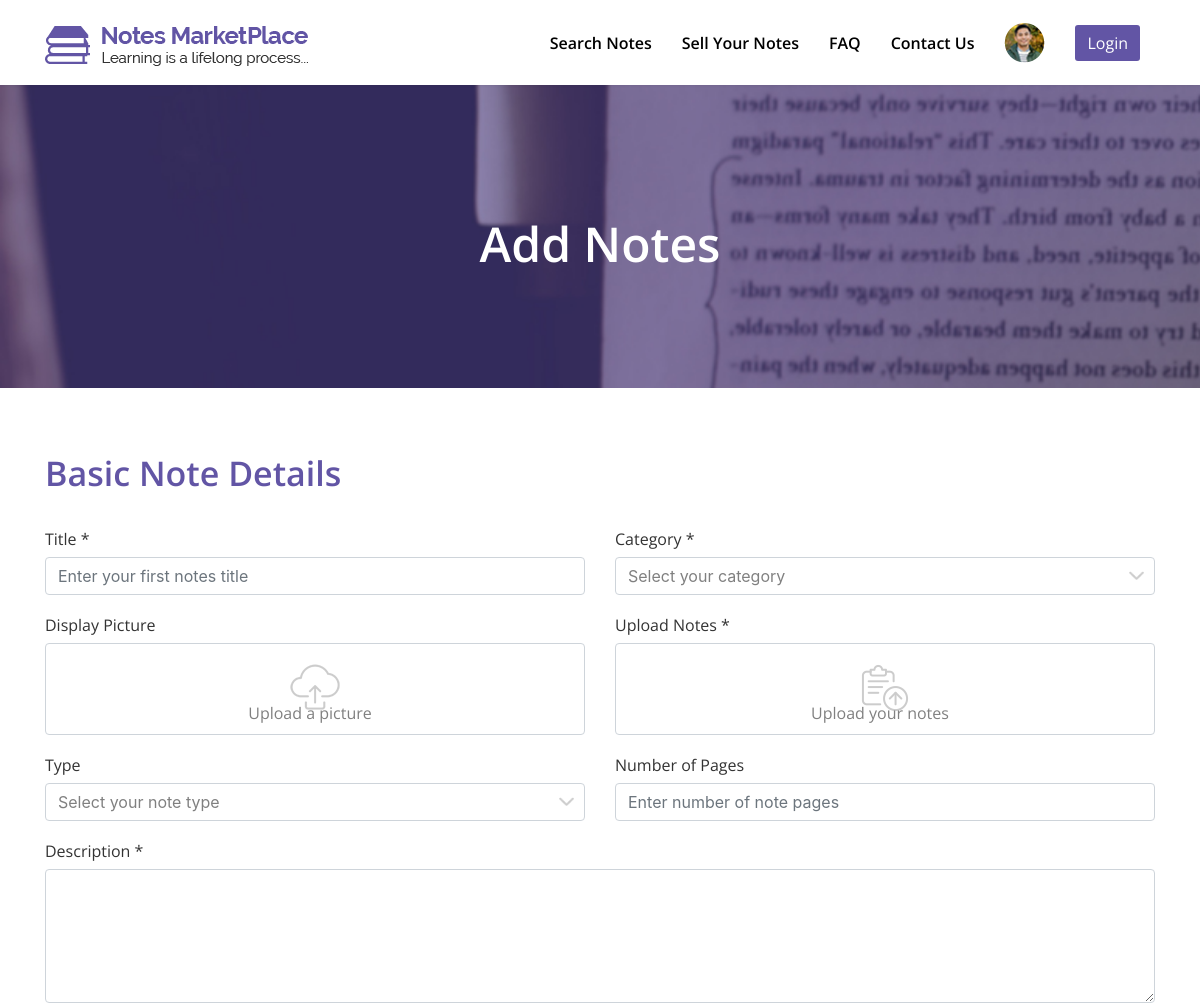
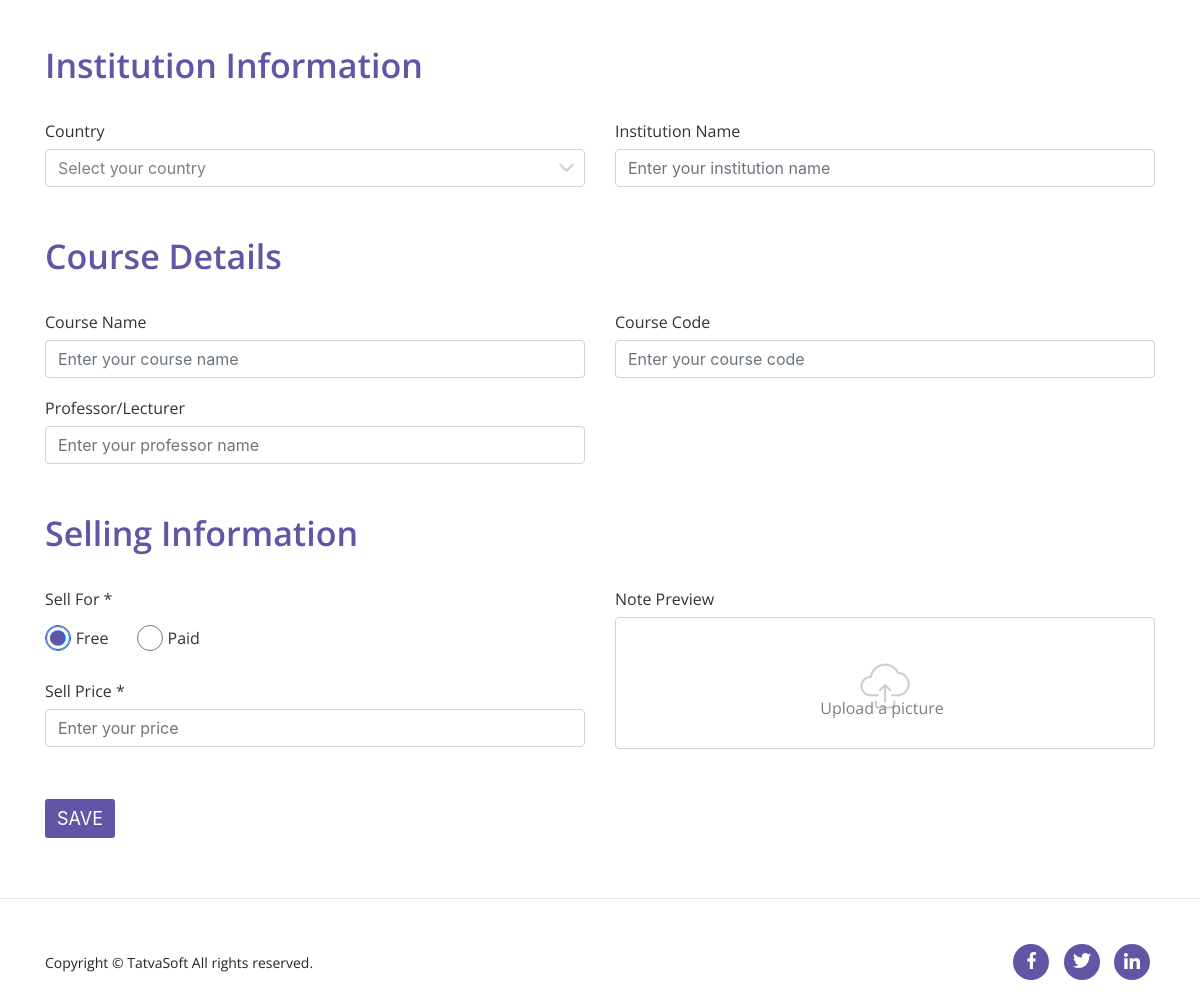
The page /mvc/user/add_notes.php on the database its author committed (2 pictures, top to bottom).
### tables this page shows
CREATE TABLE `referencedata` (
  `ReferenceDataID` int(11) NOT NULL,
  `Value` varchar(100) NOT NULL,
  `DataValue` varchar(100) NOT NULL,
  `ReferenceCategory` varchar(100) NOT NULL,
  `CreatedDate` datetime DEFAULT NULL,
  `CreatedBy` int(11) DEFAULT NULL,
  `ModifiedDate` datetime DEFAULT NULL,
  `ModifiedBy` int(11) DEFAULT NULL,
  `IsActive` bit(1) NOT NULL
);

### mvc/user/dbcontroller.php (called while the page is built, shortened)
<?php
    class DBController {
        private $host = "localhost";
        private $user = "root";
        private $password = "";
        private $database = "notemarketplace";
        private $conn;
	function __construct() {
		$this->conn = $this->connectDB();
	}
	function connectDB() {
	    $conn = mysqli_connect($this->host,$this->user,$this->password, $this->database);
		return $conn;
	}
	function runQuery($query) {
		$result = mysqli_query($this->conn, $query);
		while($row=mysqli_fetch_assoc($result)) {
			$resultset[] = $row;
		}
		if(!empty($resultset))
			return $resultset;
	}
}

### mvc/user/configuration.php (called while the page is built, shortened)
<?php
    $sellForFree = 1;
?>

### mvc/user/add_notes.php (the view, shortened to what this page needs)
<?php
    $current_note_id = 0;
    require_once("dbcontroller.php");
	$db_handle = new DBController();
    include 'configuration.php';
?>
<!DOCTYPE html>
<html lang="en">
<head>
    <link rel="stylesheet" href="css/bootstrap/bootstrap.min.css">
    <link rel="stylesheet" href="css/style.css">
    <link rel="stylesheet" href="css/responsive.css">
</head>
<body data-spy="scroll" class="overflow-auto sticky-header">
    <div class="wrapper">
        <?php include 'sticky_header.php';?>
        <section id="add_notes">
            <div class="common-top pad_100_for_pages">
                <div class="content-box-lg">
                    <div class="container">
                        <span class="common-heading-1 center_heading-1 main_heading">Add Notes</span>
                    </div>
                </div>
            </div>
            <div class="container">
                <div class="content-box-sm">
                    <form action="<?php echo $_SERVER['PHP_SELF']; ?>" id="dd1" method="POST" enctype="multipart/form-data" onsubmit="return validateAddNoteForm();">
                        <span class="common-heading-1 left_heading-1 common-head-pad">Basic Note Details</span>
                        <div class="row">
                            <div class="col-md-6">
                                <div class="form-group form-common">
                                    <label for="title">Title * </label>
                                    <input type="text" class="form-control input_val" id="title" name="title" <?php if($current_note_id != 0){
                                        echo " value ='".$note_detail_result[0]["Title"]."'";
                                    }
                                    ?> placeholder="Enter your first notes title" onblur="validateTitle();">
                                </div>
                            </div>
                            <div class="col-md-6">
                                <div class="form-group form-common">
                                    <label for="catType">Category *</label>
                                    <?php
                                    $categoryQuery = "select NoteCategoryID,  CategoryName from notecategories";
                                    $categoryResult = $db_handle->runQuery($categoryQuery);
                                    ?>
                                    <select class="form-control dropdown-control" id="catType" name="catType" onblur="validateCatType();">
                                        <option value="0">Select your category</option>
                                    </select>
                                </div>
                            </div>
                            <div class="col-md-6">
                                <div class="form-group form-common">
                                    <label for="displayPicture">Display Picture</label>
                                    <input type="file" class="form-control input_val" id="displayPicture" name="displayPicture" accept="image/jpg,image/png,image/jpeg" onsubmit="return validateDisplayPicture();" />
                                    <label class="picture_bottom">Upload a picture</label>
                                </div>
                            </div>
                            <div class="col-md-6">
                                <div class="form-group form-common">
                                    <label for="uploadNote">Upload Notes *</label>
                                    <input type="file" class="form-control input_val" id="uploadNote" name="uploadNote[]" accept="application/pdf" onsubmit="return  (validateNotes());" multiple>
                                    <label class="picture_bottom">Upload your notes</label>
                                </div>
                            </div>
                            <div class="col-md-6">
                                <div class="form-group form-common">
                                    <label for="selectType">Type</label>
                                    <?php
                                    $typeQuery = "select NoteTypeID,  TypeName from notetypes";
                                    $typeResult = $db_handle->runQuery($typeQuery);
                                    ?>
                                    <select class="form-control dropdown-control" id="selectType" name="selectType">
                                        <option value="0">Select your note type</option>
                                    </select>
                                </div>
                            </div>
                            <div class="col-md-6">
                                <div class="form-group form-common">
                                    <label for="numPage">Number of Pages </label>
                                    <input type="text" class="form-control input_val" id="numPage" name="numPage"
                                        <?php if($current_note_id != 0 && !empty($note_detail_result[0]["NumberOfPages"]) && $note_detail_result[0]["NumberOfPages"] > 0){
                                            echo " value =".$note_detail_result[0]["NumberOfPages"];
                                        }
                                        ?> placeholder="Enter number of note pages">
                                </div>
                            </div>
                            <div class="col-md-12">
                                <div class="form-group form-common" id="big_text_area">
                                    <label for="description">Description *</label>
                                    <textarea class="form-control input_val" id="description" rows="5" name="description" placeholder="Enter your description" onblur="validateDescription();">
                                    <?php if($current_note_id != 0){
                                        echo $note_detail_result[0]["Description"];
                                        }
                                    ?></textarea>
                                </div>
                            </div>
                        </div>
                        <br>
                        <span class="common-heading-1 left_heading-1 common-head-pad">Institution Information</span>
                        <div class="row">
                            <div class="col-md-6">
                                <div class="form-group form-common">
                                    <label for="country">Country</label>
                                    <?php
                                    $countryQuery = "select CountryID,  CountryName from countries";
                                    $countryResult = $db_handle->runQuery($countryQuery);
                                    ?>
                                    <select class="form-control dropdown-control" id="country" name="country">
                                        <option value="0">Select your country</option>
                                    </select>
                                </div>
                            </div>
                            <div class="col-md-6">
                                <div class="form-group form-common">
                                    <label for="insName">Institution Name</label>
                                    <input type="text" class="form-control input_val" id="insName" name="insName"
                                    ?> placeholder="Enter your institution name">
                                </div>
                            </div>
                        </div>
                        <br>
                        <span class="common-heading-1 left_heading-1 common-head-pad">Course Details</span>
                        <div class="row">
                            <div class="col-md-6">
                                <div class="form-group form-common">
                                    <label for="courseName">Course Name</label>
                                    <input type="text" class="form-control input_val" id="courseName" name="courseName"
                                    <?php
                                        if($current_note_id != 0 && !empty($note_detail_result[0]["Course"])){
                                            echo " value = ".$note_detail_result[0]['Course'];
                                        }
                                    ?> placeholder="Enter your course name">
                                </div>
                            </div>
                            <div class="col-md-6">
                                <div class="form-group form-common">
                                    <label for="courseCode">Course Code</label>
                                    <input type="text" class="form-control input_val" id="courseCode" name="courseCode"
                                    <?php
                                        if($current_note_id != 0 && !empty($note_detail_result[0]["CourseCode"]) && $note_detail_result[0]["CourseCode"] > 0){
                                            echo " value = ".$note_detail_result[0]['CourseCode'];
                                        }
                                    ?> placeholder="Enter your course code">
                                </div>
                            </div>
                            <div class="col-md-6">
                                <div class="form-group form-common">
                                    <label for="ProfName">Professor/Lecturer</label>
                                    <input type="text" class="form-control input_val" id="ProfName" name="ProfName"
                                    <?php
                                        if($current_note_id != 0 && !empty($note_detail_result[0]["Professor"]) && $note_detail_result[0]["Professor"] > 0){
                                            echo " value = '".$note_detail_result[0]['Professor']."'";
                                        }
                                    ?> placeholder="Enter your professor name">
                                </div>
                            </div>
                        </div>
                        <br>
                        <span class="common-heading-1 left_heading-1 common-head-pad">Selling Information</span>
                        <div class="row">
                            <div class="col-md-6">
                                <div class="form-group form-common">
                                    <label for="sellFor">Sell For *</label>
                                    <?php
                                        $sellForQuery = "select ReferenceDataID,  Value, DataValue from referencedata where ReferenceCategory = 'SellingMode'";
                                        $sellForResult = $db_handle->runQuery($sellForQuery);
                                    ?>
                                    <div class="radio_for_page">
                                        <?php
                                        foreach($sellForResult as $sellForRow){
                                            echo "<div class=\"form-check form-check-inline\">
                                            <input class=\"form-check-input\" type=\"radio\" value=\"".$sellForRow['DataValue']."\" name=\"sellFor\"
                                            ";
                                            if($current_note_id == 0 && $sellForRow['DataValue'] == $sellForFree){
                                                echo " checked ";
                                            } else if ($current_note_id != 0 && !empty($note_detail_result[0]["SellingModeID"]) && $note_detail_result[0]["SellingModeID"] == $sellForRow['DataValue'] ){
                                                echo " checked ";
                                            }
                                            echo "/>
                                            <label class=\"form-check-label\" for=\"sellFor\">".$sellForRow['Value']."</label>
                                            </div>";
                                        }
                                        ?>
                                    </div>
                                </div>
                                <div class="form-group form-common">
                                    <label for="sellPrice">Sell Price *</label>
                                    <input type="text" class="form-control input_val" name="sellPrice" id="sellPrice"
                                    <?php if($current_note_id != 0){
                                        echo " value = ".$note_detail_result[0]['SellingPrice'];
                                    }
                                    ?> placeholder="Enter your price" onblur="validateSellPrice();">
                                </div>
                            </div>
                            <div class="col-md-6">
                                <div class="form-group form-common">
                                    <label for="notePre">Note Preview</label>
                                    <input type="file" class="form-control input_val" id="notePre" name="notePre">
                                    <label class="picture_bottom_note">Upload a picture</label>
                                </div>
                            </div>
                            <div class="col-md-6">
                                <div class="small-btn general-btn">
                                    <input type="submit" class="btn btn-outline-primary btn-purple" value="SAVE" name="save">
                                </div>
                            </div>
                        </div>
                    </form>
                </div>
            </div>
        </section>
        <?php include 'footer.php';?>
    </div>
</body>
</html>

### rows shown on the page
referencedata: DataValue "☑", Value "Free"
referencedata: Value "Paid"
